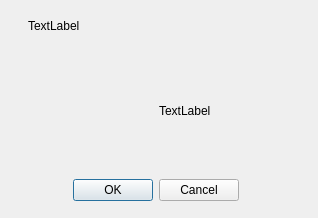
<?xml version="1.0" encoding="UTF-8"?>
<ui version="4.0">
 <class>C8MessageBox</class>
 <widget class="C8CommonWindow" name="C8MessageBox">
  <property name="geometry">
   <rect>
    <x>0</x>
    <y>0</y>
    <width>318</width>
    <height>218</height>
   </rect>
  </property>
  <property name="minimumSize">
   <size>
    <width>318</width>
    <height>218</height>
   </size>
  </property>
  <property name="windowTitle">
   <string>C8MessageBox</string>
  </property>
  <layout class="QHBoxLayout" name="horizontalLayout_4">
   <item>
    <widget class="QWidget" name="widget" native="true">
     <property name="minimumSize">
      <size>
       <width>300</width>
       <height>200</height>
      </size>
     </property>
     <layout class="QHBoxLayout" name="horizontalLayout_3">
      <property name="leftMargin">
       <number>0</number>
      </property>
      <property name="topMargin">
       <number>0</number>
      </property>
      <property name="rightMargin">
       <number>0</number>
      </property>
      <property name="bottomMargin">
       <number>0</number>
      </property>
      <item>
       <layout class="QVBoxLayout" name="verticalLayout_2">
        <property name="spacing">
         <number>0</number>
        </property>
        <property name="topMargin">
         <number>0</number>
        </property>
        <item>
         <widget class="QWidget" name="widget_titleBar" native="true">
          <layout class="QVBoxLayout" name="verticalLayout_titleBar">
           <property name="spacing">
            <number>0</number>
           </property>
           <property name="leftMargin">
            <number>0</number>
           </property>
           <property name="topMargin">
            <number>0</number>
           </property>
           <property name="rightMargin">
            <number>0</number>
           </property>
           <property name="bottomMargin">
            <number>0</number>
           </property>
           <item>
            <widget class="QLabel" name="label_msgBoxTitle">
             <property name="minimumSize">
              <size>
               <width>0</width>
               <height>30</height>
              </size>
             </property>
             <property name="text">
              <string>TextLabel</string>
             </property>
             <property name="indent">
              <number>17</number>
             </property>
            </widget>
           </item>
          </layout>
         </widget>
        </item>
        <item>
         <spacer name="verticalSpacer_2">
          <property name="orientation">
           <enum>Qt::Vertical</enum>
          </property>
          <property name="sizeHint" stdset="0">
           <size>
            <width>20</width>
            <height>30</height>
           </size>
          </property>
         </spacer>
        </item>
        <item>
         <layout class="QHBoxLayout" name="horizontalLayout">
          <property name="spacing">
           <number>10</number>
          </property>
          <property name="leftMargin">
           <number>20</number>
          </property>
          <property name="rightMargin">
           <number>20</number>
          </property>
          <item>
           <spacer name="horizontalSpacer_2">
            <property name="orientation">
             <enum>Qt::Horizontal</enum>
            </property>
            <property name="sizeHint" stdset="0">
             <size>
              <width>40</width>
              <height>20</height>
             </size>
            </property>
           </spacer>
          </item>
          <item>
           <widget class="QLabel" name="label_icon">
            <property name="minimumSize">
             <size>
              <width>37</width>
              <height>37</height>
             </size>
            </property>
            <property name="maximumSize">
             <size>
              <width>37</width>
              <height>37</height>
             </size>
            </property>
            <property name="text">
             <string/>
            </property>
           </widget>
          </item>
          <item>
           <widget class="QLabel" name="label_detail">
            <property name="minimumSize">
             <size>
              <width>0</width>
              <height>0</height>
             </size>
            </property>
            <property name="text">
             <string>TextLabel</string>
            </property>
            <property name="wordWrap">
             <bool>true</bool>
            </property>
           </widget>
          </item>
          <item>
           <spacer name="horizontalSpacer_3">
            <property name="orientation">
             <enum>Qt::Horizontal</enum>
            </property>
            <property name="sizeHint" stdset="0">
             <size>
              <width>40</width>
              <height>20</height>
             </size>
            </property>
           </spacer>
          </item>
         </layout>
        </item>
        <item>
         <spacer name="verticalSpacer">
          <property name="orientation">
           <enum>Qt::Vertical</enum>
          </property>
          <property name="sizeHint" stdset="0">
           <size>
            <width>20</width>
            <height>30</height>
           </size>
          </property>
         </spacer>
        </item>
        <item>
         <layout class="QHBoxLayout" name="horizontalLayout_2">
          <property name="rightMargin">
           <number>10</number>
          </property>
          <property name="bottomMargin">
           <number>10</number>
          </property>
          <item>
           <spacer name="horizontalSpacer">
            <property name="orientation">
             <enum>Qt::Horizontal</enum>
            </property>
            <property name="sizeHint" stdset="0">
             <size>
              <width>40</width>
              <height>20</height>
             </size>
            </property>
           </spacer>
          </item>
          <item>
           <widget class="QPushButton" name="pushButton_OK">
            <property name="text">
             <string>OK</string>
            </property>
            <property name="autoDefault">
             <bool>true</bool>
            </property>
            <property name="default">
             <bool>true</bool>
            </property>
           </widget>
          </item>
          <item>
           <widget class="QPushButton" name="pushButton_Cancel">
            <property name="text">
             <string>Cancel</string>
            </property>
           </widget>
          </item>
          <item>
           <spacer name="horizontalSpacer_4">
            <property name="orientation">
             <enum>Qt::Horizontal</enum>
            </property>
            <property name="sizeHint" stdset="0">
             <size>
              <width>40</width>
              <height>20</height>
             </size>
            </property>
           </spacer>
          </item>
         </layout>
        </item>
       </layout>
      </item>
     </layout>
    </widget>
   </item>
  </layout>
 </widget>
 <layoutdefault spacing="6" margin="11"/>
 <customwidgets>
  <customwidget>
   <class>C8CommonWindow</class>
   <extends>QWidget</extends>
   <header>c8commonwindow.h</header>
   <container>1</container>
  </customwidget>
 </customwidgets>
 <resources/>
 <connections>
  <connection>
   <sender>pushButton_OK</sender>
   <signal>clicked()</signal>
   <receiver>C8MessageBox</receiver>
   <slot>acceptBtnClicked()</slot>
   <hints>
    <hint type="sourcelabel">
     <x>328</x>
     <y>236</y>
    </hint>
    <hint type="destinationlabel">
     <x>339</x>
     <y>263</y>
    </hint>
   </hints>
  </connection>
  <connection>
   <sender>pushButton_Cancel</sender>
   <signal>clicked()</signal>
   <receiver>C8MessageBox</receiver>
   <slot>rejectBtnClicked()</slot>
   <hints>
    <hint type="sourcelabel">
     <x>235</x>
     <y>236</y>
    </hint>
    <hint type="destinationlabel">
     <x>230</x>
     <y>271</y>
    </hint>
   </hints>
  </connection>
 </connections>
 <slots>
  <slot>acceptBtnClicked()</slot>
  <slot>rejectBtnClicked()</slot>
 </slots>
</ui>
